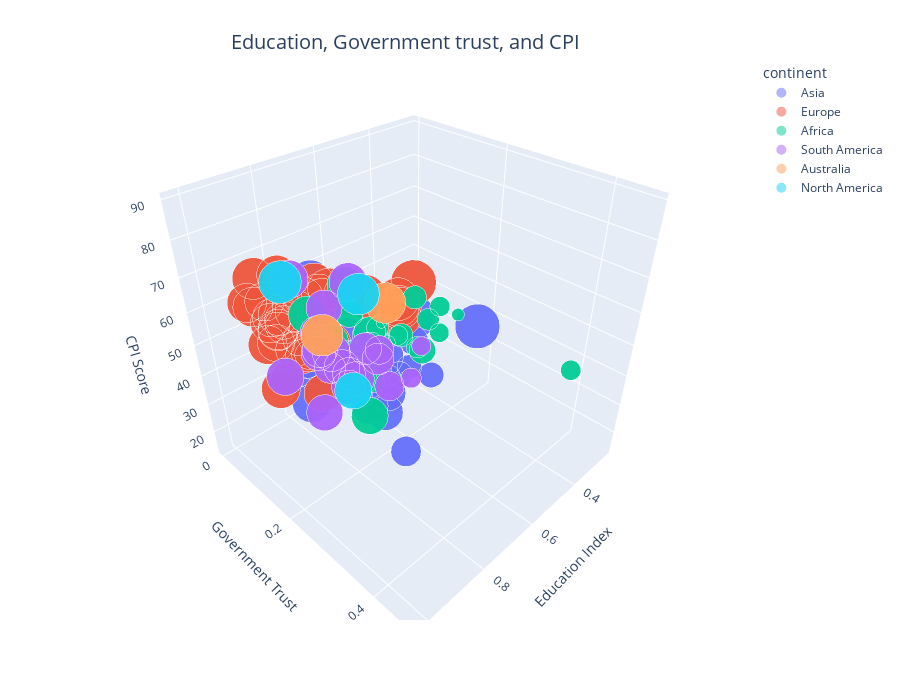

Notebook source saved alongside this figure:
### Markdown cell above
> *Figure 1: Happiness, Education and life expectancy index between the years 2015 - 2018*

### Code cell
# Scatterplot using plotly Express
fig = px.scatter_3d(df_mean,
                    x='Education_Index',
                    y='government_trust',
                    z='cpi_score',
                    color='continent',
                    size='gdp_per_capita',
                    opacity=0.5,
                    size_max=45,
                    height=700,
                    hover_data=['Country'])

# Customize the layoutt
fig.update_layout(scene=dict(
    xaxis_title='Education Index',
    yaxis_title='Government Trust',
    zaxis_title='CPI Score'
))

# Makes Title 
fig.update_layout(
    title={
        'text': 'Education, Government trust, and CPI',
        'x': 0.45,
        'y': 0.95,
        'xanchor': 'center',
        'yanchor': 'top'
    },
    title_font_size=20
)
# Show the plot
fig.show()

### Figure 1 — Plotly figure (JSON) as saved in the notebook; plotly's stock layout.template omitted (floating-point values rounded to 4 significant figures; data arrays with more than 128 entries replaced by an {"elided": "..."} marker saying what was removed)
{"data": [{"customdata": {"elided": "152x1 str values"}, "hovertemplate": "continent=Asia<br>Education_Index=%{x}<br>government_trust=%{y}<br>cpi_score=%{z}<br>gdp_per_capita=%{marker.size}<br>Country=%{customdata[0]}<extra></extra>", "legendgroup": "Asia", "marker": {"color": "#636efa", "opacity": 0.5, "size": {"elided": "152 float values"}, "sizemode": "area", "sizeref": 0.0008213, "symbol": "circle"}, "mode": "markers", "name": "Asia", "scene": "scene", "showlegend": true, "type": "scatter3d", "x": {"elided": "152 float values"}, "y": {"elided": "152 float values"}, "z": {"elided": "152 float values"}}, {"customdata": {"elided": "148x1 str values"}, "hovertemplate": "continent=Europe<br>Education_Index=%{x}<br>government_trust=%{y}<br>cpi_score=%{z}<br>gdp_per_capita=%{marker.size}<br>Country=%{customdata[0]}<extra></extra>", "legendgroup": "Europe", "marker": {"color": "#EF553B", "opacity": 0.5, "size": {"elided": "148 float values"}, "sizemode": "area", "sizeref": 0.0008213, "symbol": "circle"}, "mode": "markers", "name": "Europe", "scene": "scene", "showlegend": true, "type": "scatter3d", "x": {"elided": "148 float values"}, "y": {"elided": "148 float values"}, "z": {"elided": "148 float values"}}, {"customdata": [["Algeria"], ["Algeria"], ["Algeria"], ["Algeria"], ["Benin"], ["Benin"], ["Benin"], ["Benin"], ["Botswana"], ["Botswana"], ["Botswana"], ["Botswana"], ["Burkina Faso"], ["Burkina Faso"], ["Burkina Faso"], ["Burkina Faso"], ["Burundi"], ["Burundi"], ["Burundi"], ["Burundi"], ["Cameroon"], ["Cameroon"], ["Cameroon"], ["Cameroon"], ["Chad"], ["Chad"], ["Chad"], ["Chad"], ["Egypt"], ["Egypt"], ["Egypt"], ["Egypt"], ["Ethiopia"], ["Ethiopia"], ["Ethiopia"], ["Ethiopia"], ["Gabon"], ["Gabon"], ["Gabon"], ["Gabon"], ["Ghana"], ["Ghana"], ["Ghana"], ["Ghana"], ["Kenya"], ["Kenya"], ["Kenya"], ["Kenya"], ["Liberia"], ["Liberia"], ["Liberia"], ["Liberia"], ["Libya"], ["Libya"], ["Libya"], ["Libya"], ["Madagascar"], ["Madagascar"], ["Madagascar"], ["Madagascar"], ["Malawi"], ["Malawi"], ["Malawi"], ["Malawi"], ["Mali"], ["Mali"], ["Mali"], ["Mali"], ["Mauritania"], ["Mauritania"], ["Mauritania"], ["Mauritania"], ["Mauritius"], ["Mauritius"], ["Mauritius"], ["Mauritius"], ["Morocco"], ["Morocco"], ["Morocco"], ["Morocco"], ["Niger"], ["Niger"], ["Niger"], ["Niger"], ["Nigeria"], ["Nigeria"], ["Nigeria"], ["Nigeria"], ["Rwanda"], ["Rwanda"], ["Rwanda"], ["Rwanda"], ["Senegal"], ["Senegal"], ["Senegal"], ["Senegal"], ["Sierra Leone"], ["Sierra Leone"], ["Sierra Leone"], ["Sierra Leone"], ["South Africa"], ["South Africa"], ["South Africa"], ["South Africa"], ["Tanzania"], ["Tanzania"], ["Tanzania"], ["Tanzania"], ["Togo"], ["Togo"], ["Togo"], ["Togo"], ["Tunisia"], ["Tunisia"], ["Tunisia"], ["Tunisia"], ["Uganda"], ["Uganda"], ["Uganda"], ["Uganda"], ["Zambia"], ["Zambia"], ["Zambia"], ["Zambia"], ["Zimbabwe"], ["Zimbabwe"], ["Zimbabwe"], ["Zimbabwe"]], "hovertemplate": "continent=Africa<br>Education_Index=%{x}<br>government_trust=%{y}<br>cpi_score=%{z}<br>gdp_per_capita=%{marker.size}<br>Country=%{customdata[0]}<extra></extra>", "legendgroup": "Africa", "marker": {"color": "#00cc96", "opacity": 0.5, "size": [1.003, 1.003, 1.003, 1.003, 0.3722, 0.3722, 0.3722, 0.3722, 1.043, 1.043, 1.043, 1.043, 0.3133, 0.3133, 0.3133, 0.3133, 0.061, 0.061, 0.061, 0.061, 0.5177, 0.5177, 0.5177, 0.5177, 0.372, 0.372, 0.372, 0.372, 0.9174, 0.9174, 0.9174, 0.9174, 0.2935, 0.2935, 0.2935, 0.2935, 1.088, 1.088, 1.088, 1.088, 0.604, 0.604, 0.604, 0.604, 0.4825, 0.4825, 0.4825, 0.4825, 0.0848, 0.0848, 0.0848, 0.0848, 1.066, 1.066, 1.066, 1.066, 0.2625, 0.2625, 0.2625, 0.2625, 0.1566, 0.1566, 0.1566, 0.1566, 0.373, 0.373, 0.373, 0.373, 0.5574, 0.5574, 0.5574, 0.5574, 1.102, 1.102, 1.102, 1.102, 0.7982, 0.7982, 0.7982, 0.7982, 0.1251, 0.1251, 0.1251, 0.1251, 0.7058, 0.7058, 0.7058, 0.7058, 0.3205, 0.3205, 0.3205, 0.3205, 0.4308, 0.4308, 0.4308, 0.4308, 0.3057, 0.3057, 0.3057, 0.3057, 0.9688, 0.9688, 0.9688, 0.9688, 0.4318, 0.4318, 0.4318, 0.4318, 0.262, 0.262, 0.262, 0.262, 0.9273, 0.9273, 0.9273, 0.9273, 0.3116, 0.3116, 0.3116, 0.3116, 0.5617, 0.5617, 0.5617, 0.5617, 0.3425, 0.3425, 0.3425, 0.3425], "sizemode": "area", "sizeref": 0.0008213, "symbol": "circle"}, "mode": "markers", "name": "Africa", "scene": "scene", "showlegend": true, "type": "scatter3d", "x": [0.7025, 0.7025, 0.7025, 0.7025, 0.5225, 0.5225, 0.5225, 0.5225, 0.68, 0.68, 0.68, 0.68, 0.33, 0.33, 0.33, 0.33, 0.4675, 0.4675, 0.4675, 0.4675, 0.585, 0.585, 0.585, 0.585, 0.3275, 0.3275, 0.3275, 0.3275, 0.6375, 0.6375, 0.6375, 0.6375, 0.3625, 0.3625, 0.3625, 0.3625, 0.6525, 0.6525, 0.6525, 0.6525, 0.58, 0.58, 0.58, 0.58, 0.5675, 0.5675, 0.5675, 0.5675, 0.4575, 0.4575, 0.4575, 0.4575, 0.6475, 0.6475, 0.6475, 0.6475, 0.52, 0.52, 0.52, 0.52, 0.4875, 0.4875, 0.4875, 0.4875, 0.315, 0.315, 0.315, 0.315, 0.41, 0.41, 0.41, 0.41, 0.76, 0.76, 0.76, 0.76, 0.5675, 0.5675, 0.5675, 0.5675, 0.2425, 0.2425, 0.2425, 0.2425, 0.505, 0.505, 0.505, 0.505, 0.485, 0.485, 0.485, 0.485, 0.395, 0.395, 0.395, 0.395, 0.4225, 0.4225, 0.4225, 0.4225, 0.725, 0.725, 0.725, 0.725, 0.4525, 0.4525, 0.4525, 0.4525, 0.55, 0.55, 0.55, 0.55, 0.6975, 0.6975, 0.6975, 0.6975, 0.5425, 0.5425, 0.5425, 0.5425, 0.6075, 0.6075, 0.6075, 0.6075, 0.5725, 0.5725, 0.5725, 0.5725], "y": [0.1422, 0.1422, 0.1422, 0.1422, 0.0725, 0.0725, 0.0725, 0.0725, 0.1038, 0.1038, 0.1038, 0.1038, 0.1224, 0.1224, 0.1224, 0.1224, 0.1102, 0.1102, 0.1102, 0.1102, 0.0473, 0.0473, 0.0473, 0.0473, 0.0611, 0.0611, 0.0611, 0.0611, 0.0879, 0.0879, 0.0879, 0.0879, 0.1405, 0.1405, 0.1405, 0.1405, 0.0735, 0.0735, 0.0735, 0.0735, 0.0345, 0.0345, 0.0345, 0.0345, 0.0578, 0.0578, 0.0578, 0.0578, 0.0411, 0.0411, 0.0411, 0.0411, 0.1257, 0.1257, 0.1257, 0.1257, 0.0596, 0.0596, 0.0596, 0.0596, 0.0779, 0.0779, 0.0779, 0.0779, 0.0841, 0.0841, 0.0841, 0.0841, 0.1231, 0.1231, 0.1231, 0.1231, 0.0568, 0.0568, 0.0568, 0.0568, 0.0808, 0.0808, 0.0808, 0.0808, 0.124, 0.124, 0.124, 0.124, 0.0349, 0.0349, 0.0349, 0.0349, 0.4655, 0.4655, 0.4655, 0.4655, 0.0941, 0.0941, 0.0941, 0.0941, 0.0642, 0.0642, 0.0642, 0.0642, 0.0681, 0.0681, 0.0681, 0.0681, 0.0919, 0.0919, 0.0919, 0.0919, 0.0972, 0.0972, 0.0972, 0.0972, 0.0671, 0.0671, 0.0671, 0.0671, 0.0627, 0.0627, 0.0627, 0.0627, 0.093, 0.093, 0.093, 0.093, 0.091, 0.091, 0.091, 0.091], "z": [34.5, 34.5, 34.5, 34.5, 38, 38, 38, 38, 61.25, 61.25, 61.25, 61.25, 40.75, 40.75, 40.75, 40.75, 20, 20, 20, 20, 25.75, 25.75, 25.75, 25.75, 20.25, 20.25, 20.25, 20.25, 34.25, 34.25, 34.25, 34.25, 34, 34, 34, 34, 33, 33, 33, 33, 42.75, 42.75, 42.75, 42.75, 26.5, 26.5, 26.5, 26.5, 34.25, 34.25, 34.25, 34.25, 16, 16, 16, 16, 25.75, 25.75, 25.75, 25.75, 31.25, 31.25, 31.25, 31.25, 32.5, 32.5, 32.5, 32.5, 28.25, 28.25, 28.25, 28.25, 52, 52, 52, 52, 39, 39, 39, 39, 34, 34, 34, 34, 27, 27, 27, 27, 54.75, 54.75, 54.75, 54.75, 44.75, 44.75, 44.75, 44.75, 29.75, 29.75, 29.75, 29.75, 43.75, 43.75, 43.75, 43.75, 33.5, 33.5, 33.5, 33.5, 31.5, 31.5, 31.5, 31.5, 41, 41, 41, 41, 25.5, 25.5, 25.5, 25.5, 37, 37, 37, 37, 21.75, 21.75, 21.75, 21.75]}, {"customdata": [["Argentina"], ["Argentina"], ["Argentina"], ["Argentina"], ["Bolivia"], ["Bolivia"], ["Bolivia"], ["Bolivia"], ["Brazil"], ["Brazil"], ["Brazil"], ["Brazil"], ["Chile"], ["Chile"], ["Chile"], ["Chile"], ["Colombia"], ["Colombia"], ["Colombia"], ["Colombia"], ["Costa Rica"], ["Costa Rica"], ["Costa Rica"], ["Costa Rica"], ["Dominican Republic"], ["Dominican Republic"], ["Dominican Republic"], ["Dominican Republic"], ["Ecuador"], ["Ecuador"], ["Ecuador"], ["Ecuador"], ["El Salvador"], ["El Salvador"], ["El Salvador"], ["El Salvador"], ["Guatemala"], ["Guatemala"], ["Guatemala"], ["Guatemala"], ["Guinea"], ["Guinea"], ["Guinea"], ["Guinea"], ["Haiti"], ["Haiti"], ["Haiti"], ["Haiti"], ["Honduras"], ["Honduras"], ["Honduras"], ["Honduras"], ["Jamaica"], ["Jamaica"], ["Jamaica"], ["Jamaica"], ["Nicaragua"], ["Nicaragua"], ["Nicaragua"], ["Nicaragua"], ["Panama"], ["Panama"], ["Panama"], ["Panama"], ["Paraguay"], ["Paraguay"], ["Paraguay"], ["Paraguay"], ["Peru"], ["Peru"], ["Peru"], ["Peru"], ["Uruguay"], ["Uruguay"], ["Uruguay"], ["Uruguay"], ["Venezuela"], ["Venezuela"], ["Venezuela"], ["Venezuela"]], "hovertemplate": "continent=South America<br>Education_Index=%{x}<br>government_trust=%{y}<br>cpi_score=%{z}<br>gdp_per_capita=%{marker.size}<br>Country=%{customdata[0]}<extra></extra>", "legendgroup": "South America", "marker": {"color": "#ab63fa", "opacity": 0.5, "size": [1.101, 1.101, 1.101, 1.101, 0.7605, 0.7605, 0.7605, 0.7605, 1.02, 1.02, 1.02, 1.02, 1.163, 1.163, 1.163, 1.163, 0.9836, 0.9836, 0.9836, 0.9836, 1.027, 1.027, 1.027, 1.027, 0.9929, 0.9929, 0.9929, 0.9929, 0.9165, 0.9165, 0.9165, 0.9165, 0.8186, 0.8186, 0.8186, 0.8186, 0.7996, 0.7996, 0.7996, 0.7996, 0.2857, 0.2857, 0.2857, 0.2857, 0.3183, 0.3183, 0.3183, 0.3183, 0.647, 0.647, 0.647, 0.647, 0.8465, 0.8465, 0.8465, 0.8465, 0.6731, 0.6731, 0.6731, 0.6731, 1.14, 1.14, 1.14, 1.14, 0.8456, 0.8456, 0.8456, 0.8456, 0.9574, 0.9574, 0.9574, 0.9574, 1.124, 1.124, 1.124, 1.124, 1.032, 1.032, 1.032, 1.032], "sizemode": "area", "sizeref": 0.0008213, "symbol": "circle"}, "mode": "markers", "name": "South America", "scene": "scene", "showlegend": true, "type": "scatter3d", "x": [0.8625, 0.8625, 0.8625, 0.8625, 0.71, 0.71, 0.71, 0.71, 0.7275, 0.7275, 0.7275, 0.7275, 0.8325, 0.8325, 0.8325, 0.8325, 0.7125, 0.7125, 0.7125, 0.7125, 0.7525, 0.7525, 0.7525, 0.7525, 0.6775, 0.6775, 0.6775, 0.6775, 0.73, 0.73, 0.73, 0.73, 0.6025, 0.6025, 0.6025, 0.6025, 0.5375, 0.5375, 0.5375, 0.5375, 0.38, 0.38, 0.38, 0.38, 0.4575, 0.4575, 0.4575, 0.4575, 0.52, 0.52, 0.52, 0.52, 0.7075, 0.7075, 0.7075, 0.7075, 0.59, 0.59, 0.59, 0.59, 0.705, 0.705, 0.705, 0.705, 0.66, 0.66, 0.66, 0.66, 0.7175, 0.7175, 0.7175, 0.7175, 0.775, 0.775, 0.775, 0.775, 0.7475, 0.7475, 0.7475, 0.7475], "y": [0.0621, 0.0621, 0.0621, 0.0621, 0.0666, 0.0666, 0.0666, 0.0666, 0.1151, 0.1151, 0.1151, 0.1151, 0.082, 0.082, 0.082, 0.082, 0.0427, 0.0427, 0.0427, 0.0427, 0.1, 0.1, 0.1, 0.1, 0.1158, 0.1158, 0.1158, 0.1158, 0.132, 0.132, 0.132, 0.132, 0.0909, 0.0909, 0.0909, 0.0909, 0.0802, 0.0802, 0.0802, 0.0802, 0.1031, 0.1031, 0.1031, 0.1031, 0.1214, 0.1214, 0.1214, 0.1214, 0.0734, 0.0734, 0.0734, 0.0734, 0.0343, 0.0343, 0.0343, 0.0343, 0.1447, 0.1447, 0.1447, 0.1447, 0.0702, 0.0702, 0.0702, 0.0702, 0.0819, 0.0819, 0.0819, 0.0819, 0.042, 0.042, 0.042, 0.042, 0.1822, 0.1822, 0.1822, 0.1822, 0.0685, 0.0685, 0.0685, 0.0685], "z": [36.75, 36.75, 36.75, 36.75, 32.25, 32.25, 32.25, 32.25, 37.5, 37.5, 37.5, 37.5, 67.5, 67.5, 67.5, 67.5, 36.75, 36.75, 36.75, 36.75, 57, 57, 57, 57, 30.75, 30.75, 30.75, 30.75, 32.25, 32.25, 32.25, 32.25, 35.75, 35.75, 35.75, 35.75, 27.75, 27.75, 27.75, 27.75, 26.75, 26.75, 26.75, 26.75, 19.75, 19.75, 19.75, 19.75, 29.75, 29.75, 29.75, 29.75, 42, 42, 42, 42, 26, 26, 26, 26, 37.75, 37.75, 37.75, 37.75, 28.75, 28.75, 28.75, 28.75, 35.75, 35.75, 35.75, 35.75, 71.25, 71.25, 71.25, 71.25, 17.5, 17.5, 17.5, 17.5]}, {"customdata": [["Australia"], ["Australia"], ["Australia"], ["Australia"], ["New Zealand"], ["New Zealand"], ["New Zealand"], ["New Zealand"]], "hovertemplate": "continent=Australia<br>Education_Index=%{x}<br>government_trust=%{y}<br>cpi_score=%{z}<br>gdp_per_capita=%{marker.size}<br>Country=%{customdata[0]}<extra></extra>", "legendgroup": "Australia", "marker": {"color": "#FFA15A", "opacity": 0.5, "size": [1.383, 1.383, 1.383, 1.383, 1.307, 1.307, 1.307, 1.307], "sizemode": "area", "sizeref": 0.0008213, "symbol": "circle"}, "mode": "markers", "name": "Australia", "scene": "scene", "showlegend": true, "type": "scatter3d", "x": [1.022, 1.022, 1.022, 1.022, 0.9775, 0.9775, 0.9775, 0.9775], "y": [0.3124, 0.3124, 0.3124, 0.3124, 0.3953, 0.3953, 0.3953, 0.3953], "z": [78, 78, 78, 78, 89.25, 89.25, 89.25, 89.25]}, {"customdata": [["Canada"], ["Canada"], ["Canada"], ["Canada"], ["Mexico"], ["Mexico"], ["Mexico"], ["Mexico"], ["United States"], ["United States"], ["United States"], ["United States"]], "hovertemplate": "continent=North America<br>Education_Index=%{x}<br>government_trust=%{y}<br>cpi_score=%{z}<br>gdp_per_capita=%{marker.size}<br>Country=%{customdata[0]}<extra></extra>", "legendgroup": "North America", "marker": {"color": "#19d3f3", "opacity": 0.5, "size": [1.375, 1.375, 1.375, 1.375, 1.07, 1.07, 1.07, 1.07, 1.443, 1.443, 1.443, 1.443], "sizemode": "area", "sizeref": 0.0008213, "symbol": "circle"}, "mode": "markers", "name": "North America", "scene": "scene", "showlegend": true, "type": "scatter3d", "x": [0.9125, 0.9125, 0.9125, 0.9125, 0.71, 0.71, 0.71, 0.71, 0.92, 0.92, 0.92, 0.92], "y": [0.304, 0.304, 0.304, 0.304, 0.1285, 0.1285, 0.1285, 0.1285, 0.1389, 0.1389, 0.1389, 0.1389], "z": [82, 82, 82, 82, 29.5, 29.5, 29.5, 29.5, 74, 74, 74, 74]}], "layout": {"height": 700, "legend": {"itemsizing": "constant", "title": {"text": "continent"}, "tracegroupgap": 0}, "margin": {"t": 60}, "scene": {"domain": {"x": [0, 1], "y": [0, 1]}, "xaxis": {"title": {"text": "Education Index"}}, "yaxis": {"title": {"text": "Government Trust"}}, "zaxis": {"title": {"text": "CPI Score"}}}, "title": {"font": {"size": 20}, "text": "Education, Government trust, and CPI", "x": 0.45, "xanchor": "center", "y": 0.95, "yanchor": "top"}}}
